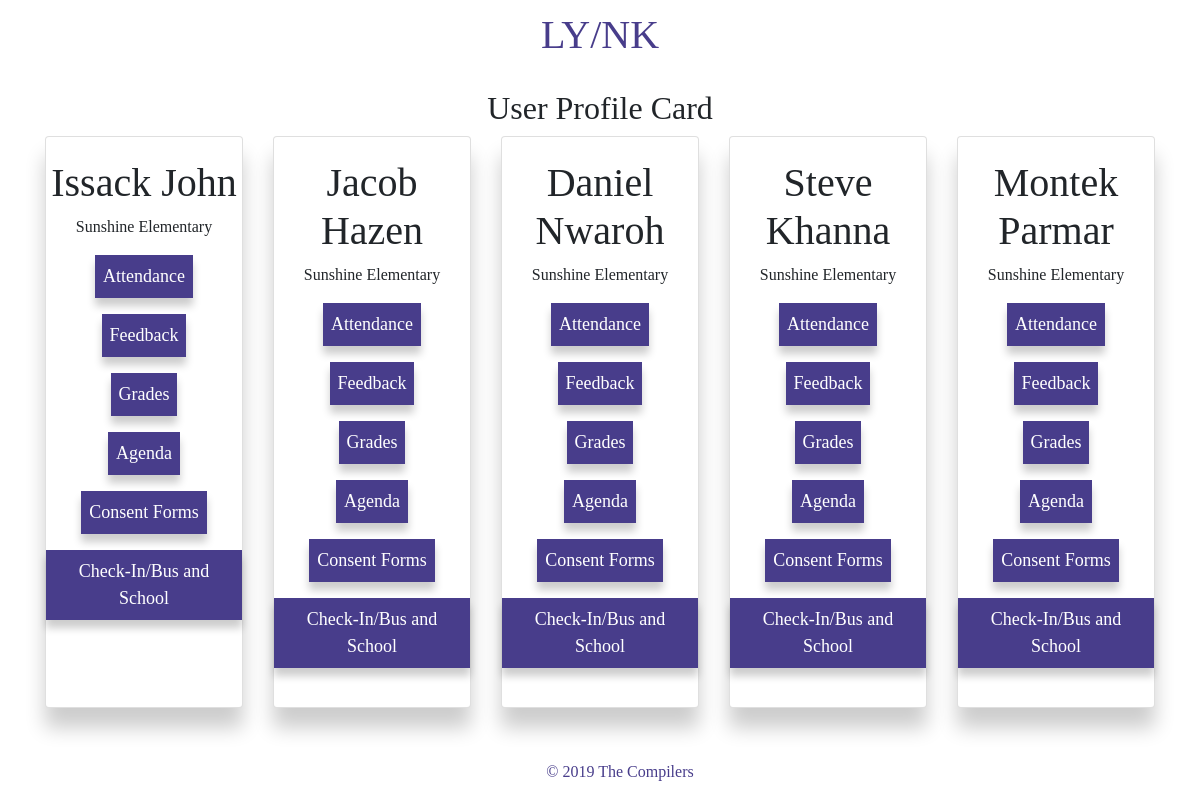
The app's page /parentHome/ with its own data.
### compillerwebsite/models.py (models this page shows, shortened)
class Student(models.Model):
    name = models.CharField(max_length=100)
    level = models.CharField(max_length=1000)
    phone = models.CharField(max_length=100, blank=True)
    address = models.CharField(max_length=1000, blank=True)
    bio = models.TextField()

### compillerwebsite/views.py (the view)
# urls.py: 2. Add a URL to urlpatterns:  path('', views.home, name='home')
def home(request):
    context = {
        'all_students': Student.objects.all()
    }
    return render(request, 'parentHome.html', context)

### templates/parentHome.html
{% extends "base.html" %}
{% block content %}
    <h2>User Profile Card</h2>
    <div class ="card-deck">
    {% for student in all_students %}
        <div class="card">
            <h1>{{ student.name }}</h1>
            <p>Sunshine Elementary</p>
            <p><a href="/parentAttendance"><button>Attendance</button></a></p>
            <p><a href="/student_feedback/{{ student.id }}"><button>Feedback</button></a></p>
            <p><a href="/student_grade/{{ student.id }}"><button>Grades</button></a></p>
            <p><a href="/parentAgenda"><button>Agenda</button></a></p>
            <p><a href="/parentConsent"><button>Consent Forms</button></a></p>
            <p><a href="/parentCheckIn"><button>Check-In/Bus and School</button></a></p>
        </div>
  {% endfor %}
    </div>
{% endblock content %}

### static/css/style.css (style rules this page uses)
body { margin: 0; padding: 0; font-family: "Avenir Next";; }
h2 { padding-top:2%; text-align:center; }
.card { padding-top: 2%; padding-bottom: 2%; display: flex; flex-direction: column; align-items: center; box-shadow: 0 20px 20px 0 rgba(0, 0, 0, 0.2); max-width: 100%; text-align: center; flex: 1; }
.card a { text-decoration: none; }
button { box-shadow: 0 8px 8px 0 rgba(0, 0, 0, 0.2); border: none; outline: 0; display: flex; flex-direction: column; align-items: center; padding: 8px; color: white; background-color: darkslateblue; text-align: center; cursor: pointer; font-size: 18px; }

### records on screen
Student: name "Issack John"
Student: name "Jacob Hazen"
Student: name "Daniel Nwaroh"
Student: name "Steve Khanna"
Student: name "Montek Parmar"
